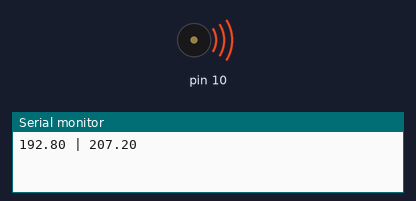
A sketch run on a simulated Arduino Uno, built with avr-gcc and run on an emulated ATmega328P. Shown: buzzer (waves = sounding), the last lines printed to the serial monitor.

Above: at 1.5 s.
At 19.5 s:
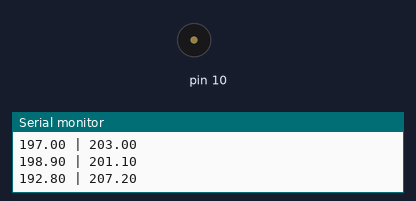
Timing chart, 0 to 20.8 s (numbered marks = the images above):
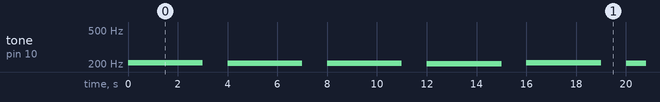

Measured:
- by itself, tone on pin 10: repeats every 16.0 s: silent 1.0 s, 205 Hz 3.0 s, silent 1.0 s, 203 Hz 3.0 s, silent 1.0 s, 201 Hz 3.0 s, silent 1.0 s, 207 Hz 3.0 s

The sketch:

Stereo_Tone_Test.pde
```cpp
// (licence header left out)
/*********************************************************
Include the arduino tone library (you'll have to download
this from arduino.cc's playground, since it's not standard.
*********************************************************/
#include <Tone.h>
//Variables for tone generator
float binauralBeat[] = { 14.4, 11.1, 6.0, 2.2 };
Tone rightEar;
Tone leftEar;
float centralTone = 200; //We're starting at this tone and spreading the binaural beat from there.


/*********************************************************
Setup defines pins and tones.
*********************************************************/
void setup()  {
  Serial.begin(9600);
  rightEar.begin(9);
  leftEar.begin(10);
}

/*********************************************************
Main function - play the tones continuously in a loop
*********************************************************/
void loop()
{
  for (int i = 0; i < 4; i++){
  rightEar.play(centralTone - (binauralBeat[i]/2));
  leftEar.play(centralTone + (binauralBeat[i]/2));
  // Serial.print("Right Ear: ");
  Serial.print(centralTone - (binauralBeat[i]/2));
  Serial.print(" | ");
  // Serial.print(" | Left Ear: ");
  Serial.println(centralTone + (binauralBeat[i]/2));
  delay(3000);
  rightEar.stop();
  leftEar.stop();
  delay(1000);
  }
}
```
